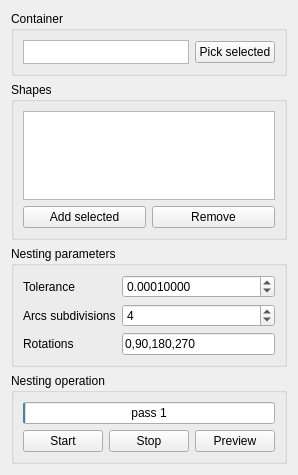
<?xml version="1.0" encoding="UTF-8"?>
<ui version="4.0">
 <class>Form</class>
 <widget class="QWidget" name="Form">
  <property name="geometry">
   <rect>
    <x>0</x>
    <y>0</y>
    <width>266</width>
    <height>475</height>
   </rect>
  </property>
  <property name="windowTitle">
   <string>Nesting</string>
  </property>
  <layout class="QVBoxLayout" name="verticalLayout">
   <item>
    <widget class="QGroupBox" name="groupBox">
     <property name="title">
      <string>Container</string>
     </property>
     <layout class="QHBoxLayout" name="horizontalLayout_2">
      <item>
       <widget class="QListWidget" name="Container">
        <property name="maximumSize">
         <size>
          <width>16777215</width>
          <height>24</height>
         </size>
        </property>
       </widget>
      </item>
      <item>
       <widget class="QPushButton" name="ButtonContainer">
        <property name="text">
         <string>Pick selected</string>
        </property>
       </widget>
      </item>
     </layout>
    </widget>
   </item>
   <item>
    <widget class="QGroupBox" name="groupBox_2">
     <property name="title">
      <string>Shapes</string>
     </property>
     <layout class="QVBoxLayout" name="verticalLayout_2">
      <item>
       <widget class="QListWidget" name="Shapes"/>
      </item>
      <item>
       <layout class="QHBoxLayout" name="horizontalLayout">
        <item>
         <widget class="QPushButton" name="ButtonShapes">
          <property name="text">
           <string>Add selected</string>
          </property>
         </widget>
        </item>
        <item>
         <widget class="QPushButton" name="ButtonRemove">
          <property name="text">
           <string>Remove</string>
          </property>
         </widget>
        </item>
       </layout>
      </item>
     </layout>
    </widget>
   </item>
   <item>
    <widget class="QGroupBox" name="groupBox_3">
     <property name="title">
      <string>Nesting parameters</string>
     </property>
     <layout class="QGridLayout" name="gridLayout">
      <item row="2" column="0">
       <widget class="QLabel" name="label_3">
        <property name="text">
         <string>Rotations</string>
        </property>
       </widget>
      </item>
      <item row="0" column="0">
       <widget class="QLabel" name="label">
        <property name="text">
         <string>Tolerance</string>
        </property>
       </widget>
      </item>
      <item row="1" column="0">
       <widget class="QLabel" name="label_2">
        <property name="text">
         <string>Arcs subdivisions</string>
        </property>
       </widget>
      </item>
      <item row="0" column="1">
       <widget class="QDoubleSpinBox" name="Tolerance">
        <property name="toolTip">
         <string>Closer than this, two points are considered equal</string>
        </property>
        <property name="decimals">
         <number>8</number>
        </property>
        <property name="value">
         <double>0.000100000000000</double>
        </property>
       </widget>
      </item>
      <item row="1" column="1">
       <widget class="QSpinBox" name="Subdivisions">
        <property name="toolTip">
         <string>The number of segments to divide non-linear edges into, for calculations. If curved shapes overlap, try raising this value</string>
        </property>
        <property name="statusTip">
         <string/>
        </property>
        <property name="minimum">
         <number>1</number>
        </property>
        <property name="value">
         <number>4</number>
        </property>
       </widget>
      </item>
      <item row="2" column="1">
       <widget class="QLineEdit" name="Rotations">
        <property name="toolTip">
         <string>A comma-separated list of angles to try and rotate the shapes</string>
        </property>
        <property name="text">
         <string>0,90,180,270</string>
        </property>
       </widget>
      </item>
     </layout>
    </widget>
   </item>
   <item>
    <widget class="QGroupBox" name="groupBox_4">
     <property name="title">
      <string>Nesting operation</string>
     </property>
     <layout class="QVBoxLayout" name="verticalLayout_3">
      <item>
       <widget class="QProgressBar" name="progressBar">
        <property name="value">
         <number>1</number>
        </property>
        <property name="format">
         <string>pass %p</string>
        </property>
       </widget>
      </item>
      <item>
       <layout class="QHBoxLayout" name="horizontalLayout_3">
        <item>
         <widget class="QPushButton" name="ButtonStart">
          <property name="text">
           <string>Start</string>
          </property>
         </widget>
        </item>
        <item>
         <widget class="QPushButton" name="ButtonStop">
          <property name="text">
           <string>Stop</string>
          </property>
         </widget>
        </item>
        <item>
         <widget class="QPushButton" name="ButtonPreview">
          <property name="text">
           <string>Preview</string>
          </property>
         </widget>
        </item>
       </layout>
      </item>
     </layout>
    </widget>
   </item>
  </layout>
 </widget>
 <resources/>
 <connections/>
</ui>
